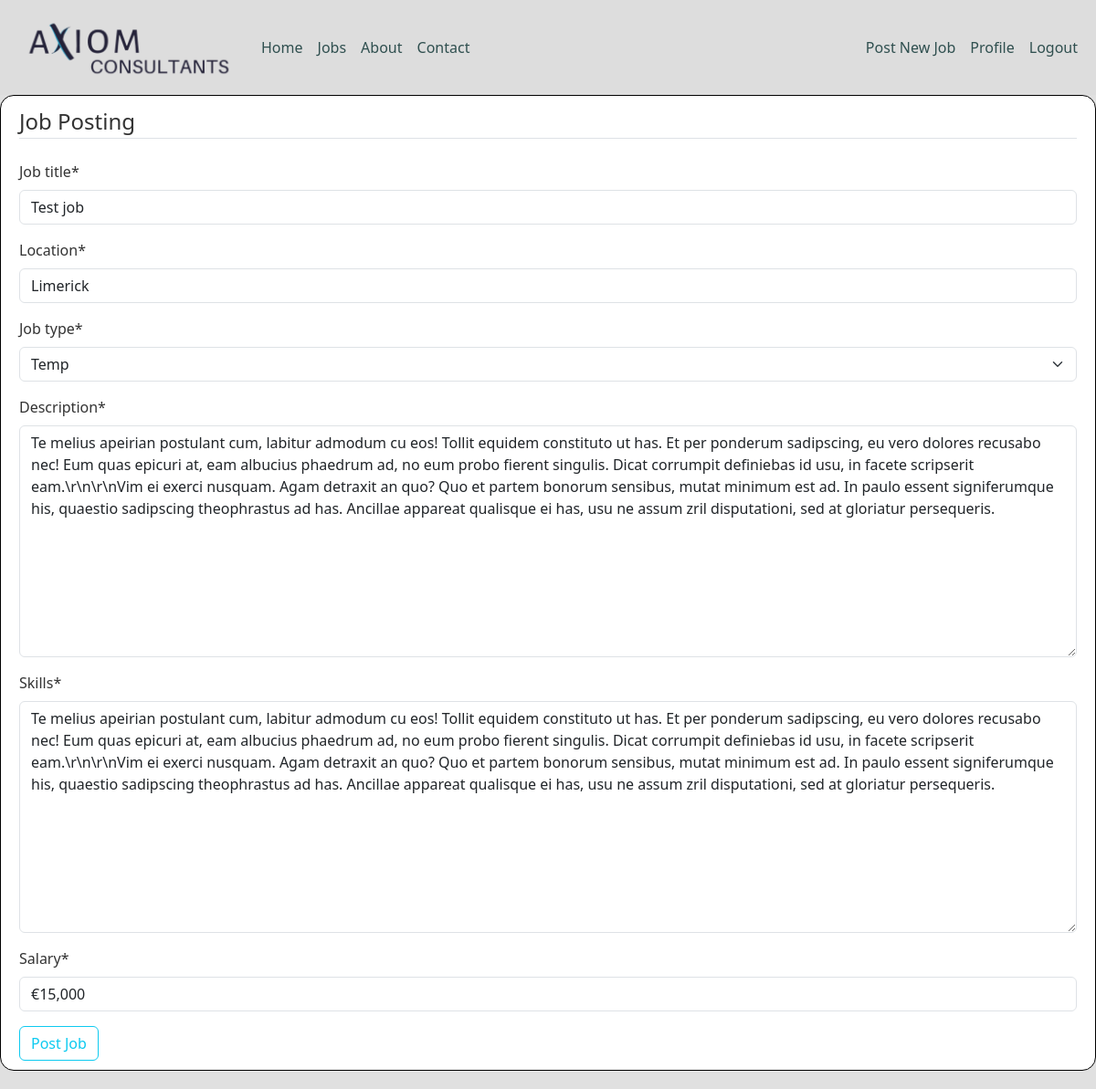
Screenshot of /job/6/update/ (signed in) with the database file from the repository.
### jobs/models.py (models this page shows, shortened)
class Job(models.Model):
    job_title = models.CharField(max_length=100)
    date_posted = models.DateTimeField(default=timezone.now)
    location = models.CharField(max_length=30)
    job_type = models.CharField(max_length=15, choices=JOB_TYPES)
    description = models.TextField()
    skills = models.TextField()
    salary = models.CharField(max_length=30)
    creator = models.ForeignKey(User, on_delete=models.CASCADE)

### jobs/views.py (the view, shortened to what this page needs)
# urls.py: path('job/<int:pk>/update/', JobUpdateView.as_view(), name='job-update'),
class JobUpdateView(LoginRequiredMixin, UserPassesTestMixin, UpdateView):
    model = Job
    fields = [
        'job_title',
        'location',
        'job_type',
        'description',
        'skills',
        'salary'
        ]
    def test_func(self):
        job = self.get_object()
        if self.request.user == job.creator:
            return True
        return False

### jobs/templates/jobs/job_form.html (shortened to what this page needs)
{% extends "jobs/base.html" %}
{% load crispy_forms_tags %}
{% block content %}
<div class="content-section">
    <form method="POST">
        <fieldset class="form-group">
            <legend class="border-bottom mb-4">Job Posting</legend>
        {{ form|crispy }}
        </fieldset>
        <div class="form-group">
            <button class="btn btn-outline-info" type="submit">Post Job</button>
        </div>
    </form>
   </div>
{% endblock content %}

### jobs/static/jobs/style.css (style rules this page uses)
body { background: #dddddde4; color: #333333; max-width: 1300px; margin: 0 auto; }
.content-section { background: #ffffff; padding: 10px 20px; border: 1px solid black; border-radius: 15px; margin-bottom: 20px; }

### rows the page displays
Job: job_title "Test job", location "Limerick", job_type "Temp", description "Te melius apeirian postulant cum, labitur admodum cu eos! Tollit equidem constituto ut has. Et per ponderum sadipscing, eu vero dolores recusabo nec! Eum quas epicuri at, eam albucius phaedrum ad, no eum probo fierent singulis. Dicat corrumpit definiebas id usu, in facete scripserit eam.\\r\\n\\r\\nVim ei exerci nusquam. Agam detraxit an quo? Quo et partem bonorum sensibus, mutat minimum est ad. In paulo essent signiferumque his, quaestio sadipscing theophrastus ad has. Ancillae appareat qualisque ei has, usu ne assum zril disputationi, sed at gloriatur persequeris.", skills "Te melius apeirian postulant cum, labitur admodum cu eos! Tollit equidem constituto ut has. Et per ponderum sadipscing, eu vero dolores recusabo nec! Eum quas epicuri at, eam albucius phaedrum ad, no eum probo fierent singulis. Dicat corrumpit definiebas id usu, in facete scripserit eam.\\r\\n\\r\\nVim ei exerci nusquam. Agam detraxit an quo? Quo et partem bonorum sensibus, mutat minimum est ad. In paulo essent signiferumque his, quaestio sadipscing theophrastus ad has. Ancillae appareat qualisque ei has, usu ne assum zril disputationi, sed at gloriatur persequeris.", salary "€15,000"
